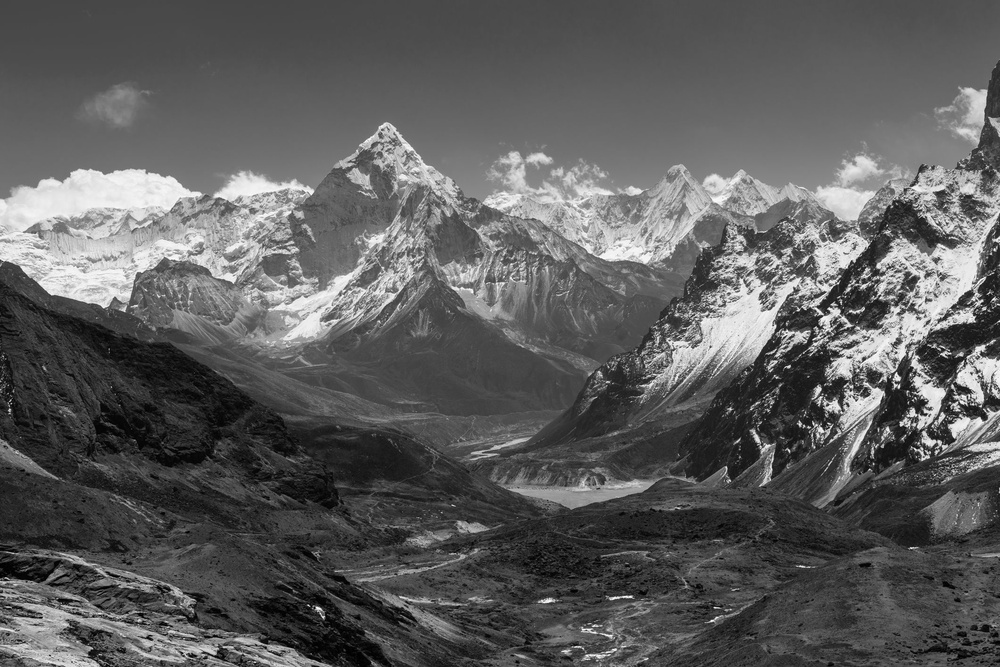
#> input picture TAREAS/Data Imagenes/mountain.jpg, 1000 x 667 px, shrunk from 2121 x 1414 before the run, found by its file name
$ jupyter execute --allow-errors '2_6_Google_Colab_Algoritmos_de_Mejoramiento_de_Imágenes_basado_por_Pixeles.ipynb'
#> lines starting #> are read from the running program, lines starting #| are printed output that depends on the picture
<a href="https://colab.research.google.com/github/rafaelsangarcia/VisionComputarizada/blob/main/Modulo2/Tareas/2_6_Google_Colab_Algoritmos_de_Mejoramiento_de_Im%C3%A1genes_basado_por_Pixeles.ipynb" target="_parent"></a>

# 2. Image Enhancement

## Table of Contents
1. [Libraries](#libraries)
2. [Histogram Equalization](#hist)
3. [Denoising with Filters](#denoising)
4. [Challenge](#challenge)

Los ejercicios que deben agregarse a este proyecto serán los siguientes:

1. Investiga e implementa el método tile-based histogram equalization. En estos métodos, la imagen se particiona en diferentes ventanas (i.e. mosaicos) y los histogramas se calculan de forma independiente, aplicando la corrección sobre cada ventana. Existe un compromiso entre el tamaño de la ventana y la complejidad computacional, por lo cual es más complejo que el método simple.

2. Implementa esta versión y realiza algunas pruebas variando el tamaño de la ventana. Otro inconveniente es que se puede observar posibles diferencias entre los el contraste de los bloques, ¿cómo podría mejorarse?
Investiga e implementa un método sencillo del Sliding Window Adaptive Histogram Equalization (SWAHE) y compara algunas imágenes con diferentes tipos de imágenes.

3. Investiga cómo funciona el algoritmo CLAHE (contrast limited adaptive histogram equalization) y realiza una implementación (puede ser usando la implementación de OpenCV). Prueba sobre diferentes tipos de imágenes y compara con el método de ecualización de histogramas básico. Provee una breve descripción del método a partir de una  investigación bibliográfica.

## Importing Libraries <a class="anchor" id="libraries" ></a>

[cell 1]
from PIL import Image, ImageOps
import matplotlib.pyplot as plt
import numpy as np
import matplotlib.image as mpimg
from skimage import exposure
import skimage
from scipy.ndimage.filters import gaussian_filter as gauss
from scipy.ndimage.filters import median_filter as med
import cv2

[cell 2]
from google.colab import drive
drive.mount('/content/drive')

[cell 3]
#get images
img = cv2.imread('/content/drive/Shareddrives/Vision/TAREA 1/Data Imagenes/mountain.jpg')
#> img is the input picture: shape (667, 1000, 3); min 0, max 255, mean 93.4
img = cv2.cvtColor(img, cv2.COLOR_BGR2GRAY)
#> img: shape (667, 1000)
plt.title("Origin image")
plt.imshow(img,cmap='gray')
plt.show()

[cell 4]
from split_image import split_image

[cell 5]
split_image('/content/drive/Shareddrives/Vision/TAREA 1/Data Imagenes/Water.jpg',4,4,False, False)
#> (this line was passed over: split_image is not available in this run)

[cell 6]
imageNameList = ['Water_0.jpg', 'Water_1.jpg','Water_2.jpg', 'Water_3.jpg','Water_4.jpg', 'Water_5.jpg','Water_6.jpg',
                 'Water_7.jpg','Water_8.jpg', 'Water_9.jpg','Water_10.jpg', 'Water_11.jpg',
                 'Water_12.jpg','Water_13.jpg', 'Water_14.jpg','Water_15.jpg']
imageList = []
#> (the rest of this cell did not finish here and is left out)

#> (a cell that did not finish here is left out)

[cell 8]
#get images
img = cv2.imread('/content/drive/Shareddrives/Vision/TAREA 1/Data Imagenes/Water.jpg')
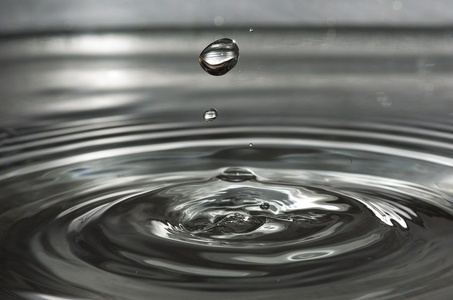
#> input picture TAREAS/Data Imagenes/Water.jpg, 453 x 300 px, shrunk from 960 x 637 before the run, found by its file name
#> img is the input picture: shape (300, 453, 3); mean B, G, R 103.8, 106.8, 105.3
img = cv2.cvtColor(img, cv2.COLOR_BGR2GRAY)
#> img: shape (300, 453)
plt.title("Origin image")
plt.imshow(img,cmap='gray')
plt.show()

#> (a cell that did not finish here is left out)

#> (a cell that did not finish here is left out)

#> (a cell that did not finish here is left out)

[cell 12]
equ = cv2.equalizeHist(img)
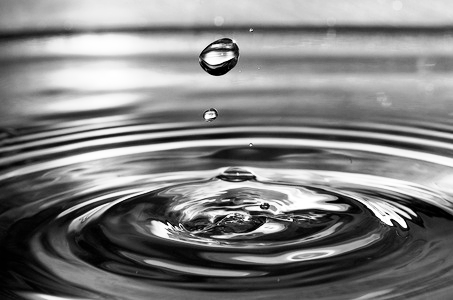
#> equ: shape (300, 453); min 0, max 255, mean 128.3
res = np.hstack((img,equ)) #Agrupa las imágenes una al lado de la otra
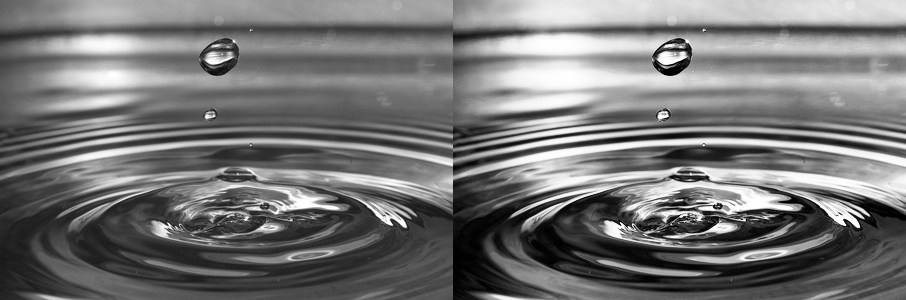
#> res: shape (300, 906); min 0, max 255, mean 117.1
res = np.vstack((res,res)) #Agrupa las imágenes una al lado de la otra
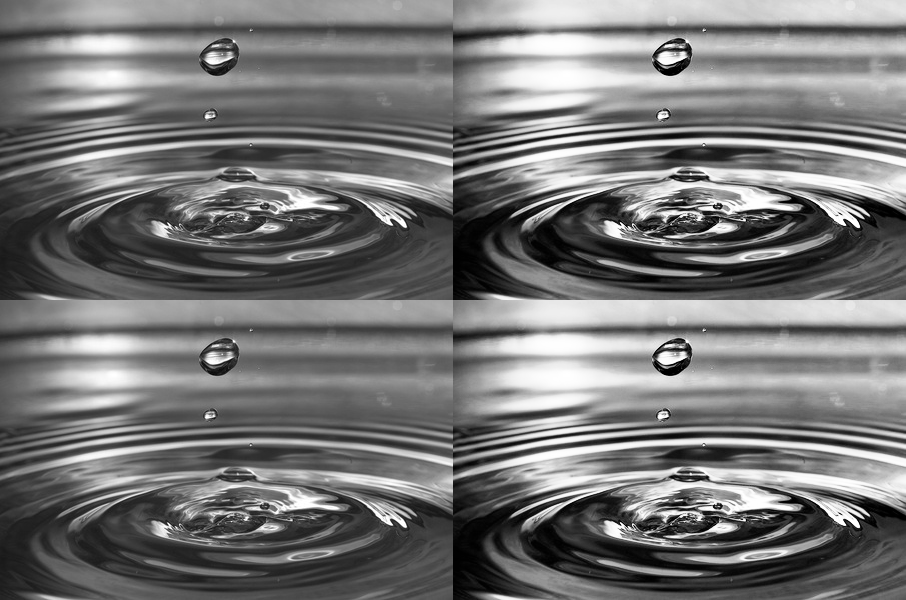
#> res: shape (600, 906); min 0, max 255, mean 117.1
cv2.imwrite('res.png',res)
#> Out = True

[cell 13]
import image_slicer
image_slicer.slice(img, 14)
#> (this line was passed over: image_slicer is not available in this run)

[cell 14]
original_image = Image.open('data/image.jpg')
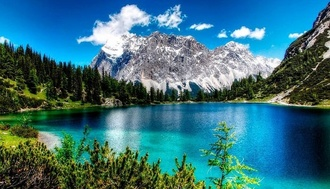
#> input picture TAREAS/2_2_Simple_ImgProcessing/data/image.jpg, 330 x 189 px, shrunk from 700 x 400 before the run, found by its file name
#> original_image is the input picture: PIL image 330x189 RGB; mean R, G, B 56.8, 112.9, 124.5
plt.imshow(original_image)
type(original_image)

# Save the image
np.save('data/img.npy', original_image)

#Load the image
original_image = np.load('data/img.npy')

## Histogram Equalization<a class="anchor" id="hist" ></a>

Let's look at the distribution of pixel values in the image.

Ideally, the image should have relatively even distribution of values, indicating good contrast and making it easier to extract analytical information.

An easy way to check this is to plot a histogram.

[cell 15]
# Plot a histogram - we need to use ravel to "flatten" the 3 dimensions
plt.hist(original_image.ravel())
plt.show()
#> figure, not shown here; tallest bar 46876 high, from x = 0 to 25.5

Another useful way to visualize the statistics of an image is as a cumulative distribution function (CDF) plot. Which shows the cumulative pixel intensity frequencies from 0 to 255.

[cell 16]
plt.hist(original_image.ravel(), bins=255, cumulative=True)
plt.show()
#> figure, not shown here; tallest bar 187110 high, from x = 254 to 255

The histogram and CDF for our image show pretty uneven distribution - there's a lot of contrast in the image. Ideally we should equalize the values in the images we want to analyse to try to make our images more consistent in terms of the shapes they contain irrespective of light levels.

Histogram equalization is often used to improve the statistics of images. In simple terms, the histogram equalization algorithm attempts to adjust the pixel values in the image to create a more uniform distribution. The code in the cell below uses the  **exposure.equalize_hist** method from the **skimage** package to equalize the image.

[cell 17]
original_image_eq = exposure.equalize_hist(original_image)

fig = plt.figure(figsize=(16, 8))

# Subplot for original image
a=fig.add_subplot(1,2,1)
imgplot = plt.imshow(original_image)
a.set_title('Before')

# Subplot for processed image
a=fig.add_subplot(1,2,2)
imgplot = plt.imshow(original_image_eq)
a.set_title('After')

plt.show()
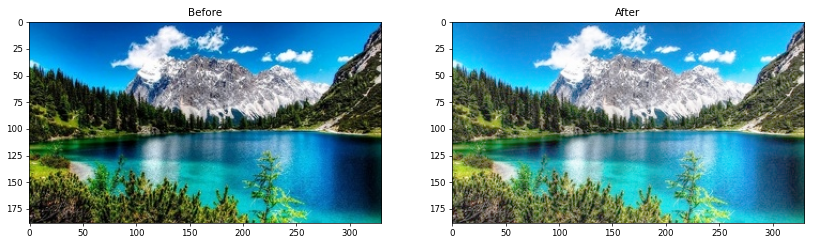
#> figure drawn by matplotlib, 2 panels

As with most image operations, there's more than one way to do this. For example, you could also use the **PIL.ImgOps.equalize** method:

[cell 18]
# Equalize the image - but we need to convert the numpy array back to the PIL image format
image_PIL_eq = ImageOps.equalize(Image.fromarray(original_image))
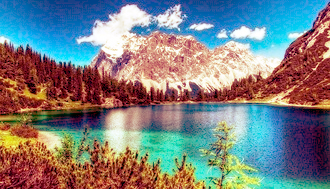
#> image_PIL_eq: PIL image 330x189 RGB; mean R, G, B 125, 127.2, 128.7

# Display using matplotlib

# Create a figure
fig = plt.figure(figsize=(16, 8))

# Subplot for original image
a=fig.add_subplot(1,2,1)
imgplot = plt.imshow(original_image)
a.set_title('Before')

# Subplot for processed image
a=fig.add_subplot(1,2,2)
imgplot = plt.imshow(image_PIL_eq)
a.set_title('After')

plt.show()

Now let's see what that's done to the histogram and CDF plots:

[cell 19]
# Display histograms
img_eq = np.array(image_PIL_eq)

# Create a figure
fig = plt.figure(figsize=(16, 8))

# Subplot for original image
a=fig.add_subplot(1,2,1)
imgplot = plt.hist(img_eq.ravel())
a.set_title('Histogram')

# Subplot for processed image
a=fig.add_subplot(1,2,2)
imgplot = plt.hist(img_eq.ravel(), bins=255, cumulative=True)
a.set_title('CDF')

plt.show()
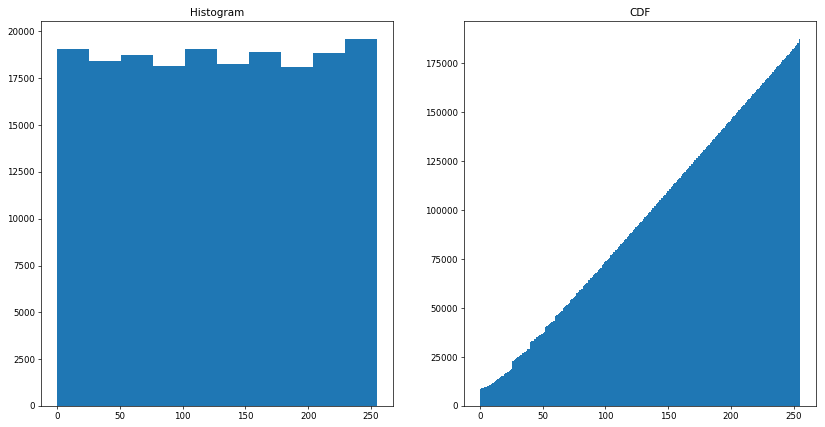
#> figure drawn by matplotlib, 2 panels; panel 1: tallest bar 19580 high, from x = 229.5 to 255; panel 2: tallest bar 187110 high, from x = 254 to 255

The pixel intensities are more evenly distributed in the equalized image. In particular, the cumulative density shows a straight diagonal cumulation; which is a good sign that the pixel intensity values have been equalized.

## Denoising with Filters <a class="anchor" id="denoising" ></a>

Often images need to be cleaned up to remove "salt and pepper" noise.

### Add Some Random Noise
Let's add some random noise to our image - such as you might see in a photograph taken in low light or at a low resolution.

[cell 20]
img_n = skimage.util.random_noise(original_image)
plt.imshow(img_n)

### Using a Gaussian Filter
A Gaussian filter applies a weighted average (mean) value for pixels based on the pixels that surround them.

[cell 21]
img3_gauss = gauss(img_n, sigma=1)
plt.imshow(img3_gauss)
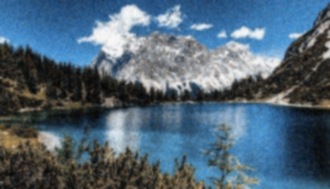
#> shown: shape (189, 330, 3) float64; mean R, G, B 0.314, 0.397, 0.461

### Using a Median Filter
The Gaussian filter results in a blurred image, which may actually be better for feature extraction as it makes it easier to find contrasting areas. If it's too blurred, we could try a median filter, which as the name suggests applies the median value to pixels based on the pixels around them.

[cell 22]
img_med = med(img_n, size=2)
plt.imshow(img_med)
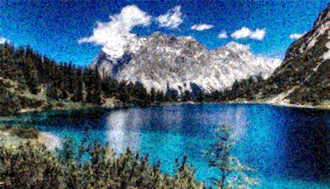
#> shown: shape (189, 330, 3) float64; mean R, G, B 0.262, 0.397, 0.497

## Challenge <a class="anchor" id="challenge" ></a>

Now, try solving this challenge, you must equalize different windows of the same image in a splitted way.

[cell 23]
from image_slicer import slice

n = 4
slice('data/image.jpg', n)
#> (this line was passed over: image_slicer is not available in this run)
